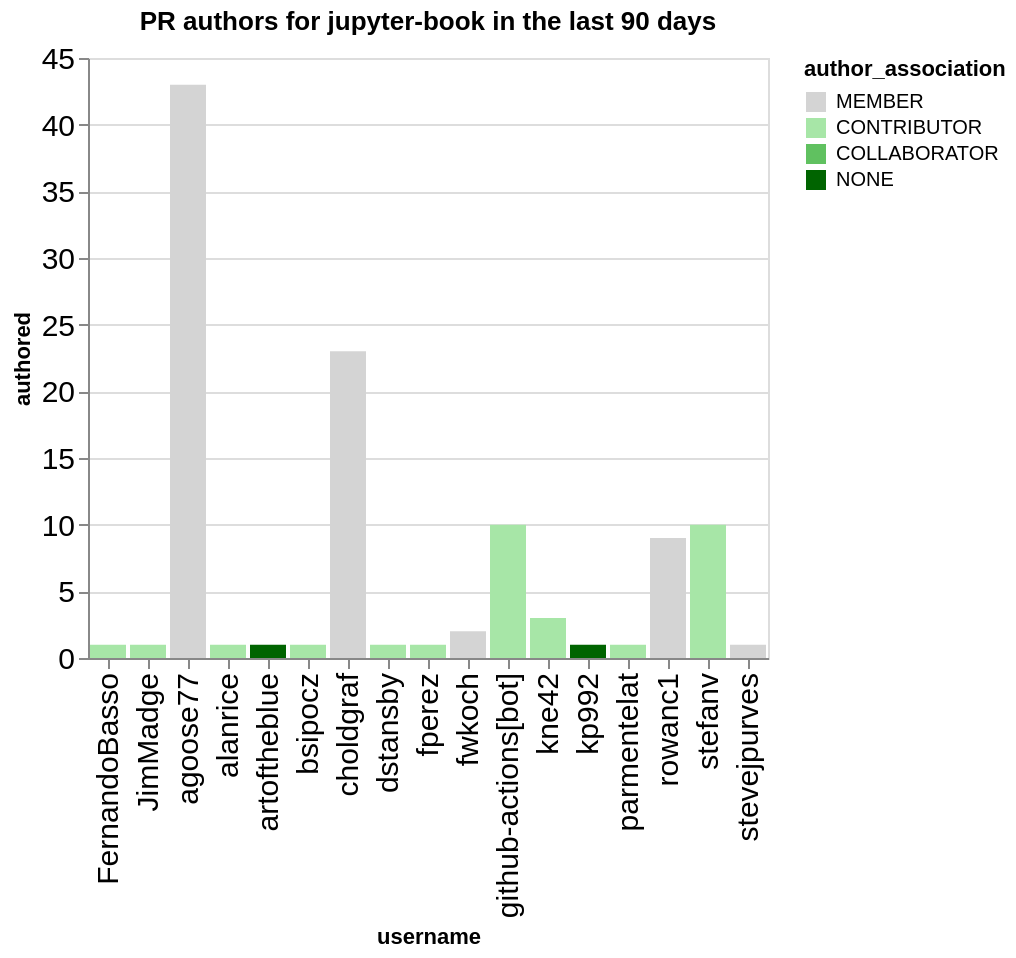

This figure's notebook cell:
### Code cell
charts = []
title = f"PR authors for {github_org} in the last {n_days} days"
this_data = merged_by_repo.replace(np.nan, 0).groupby('username', as_index=False).agg({'authored': 'sum', 'author_association': 'first'})
this_data = this_data.sort_values('authored', ascending=False)
ch = alt.Chart(data=this_data, title=title).mark_bar().encode(
    x='username',
    y='authored',
    color=alt.Color('author_association', scale=alt.Scale(domain=author_types, range=author_colors))
)
ch

### Figure 1 — Vega-Lite specification as saved in the notebook (floating-point values rounded to 4 significant figures)
{"config": {"axisLeft": {"labelFontSize": 15}, "axisBottom": {"labelFontSize": 15}}, "data": {"name": "data-52124e2438be84cc21f4ceaee7540c51"}, "mark": {"type": "bar"}, "encoding": {"color": {"field": "author_association", "scale": {"domain": ["MEMBER", "CONTRIBUTOR", "COLLABORATOR", "NONE"], "range": ["rgb(211.82745098039214, 211.82745098039214, 211.82745098039214)", "rgb(166.98562091503268, 229.89803921568628, 166.98562091503268)", "rgb(96.37647058823529, 192.75294117647059, 96.37647058823529)", "rgb(0.0, 100.3921568627451, 0.0)"]}, "type": "nominal"}, "x": {"field": "username", "type": "nominal"}, "y": {"field": "authored", "type": "quantitative"}}, "title": "PR authors for jupyter-book in the last 90 days", "$schema": "https://vega.github.io/schema/vega-lite/v5.20.1.json", "datasets": {"data-52124e2438be84cc21f4ceaee7540c51": [{"username": "agoose77", "authored": 43, "author_association": "MEMBER"}, {"username": "choldgraf", "authored": 23, "author_association": "MEMBER"}, {"username": "stefanv", "authored": 10, "author_association": "CONTRIBUTOR"}, {"username": "github-actions[bot]", "authored": 10, "author_association": "CONTRIBUTOR"}, {"username": "rowanc1", "authored": 9, "author_association": "MEMBER"}, {"username": "kne42", "authored": 3, "author_association": "CONTRIBUTOR"}, {"username": "fwkoch", "authored": 2, "author_association": "MEMBER"}, {"username": "FernandoBasso", "authored": 1, "author_association": "CONTRIBUTOR"}, {"username": "alanrice", "authored": 1, "author_association": "CONTRIBUTOR"}, {"username": "fperez", "authored": 1, "author_association": "CONTRIBUTOR"}, {"username": "dstansby", "authored": 1, "author_association": "CONTRIBUTOR"}, {"username": "bsipocz", "authored": 1, "author_association": "CONTRIBUTOR"}, {"username": "artoftheblue", "authored": 1, "author_association": "NONE"}, {"username": "JimMadge", "authored": 1, "author_association": "CONTRIBUTOR"}, {"username": "kp992", "authored": 1, "author_association": "NONE"}, {"username": "parmentelat", "authored": 1, "author_association": "CONTRIBUTOR"}, {"username": "stevejpurves", "authored": 1, "author_association": "MEMBER"}]}}
